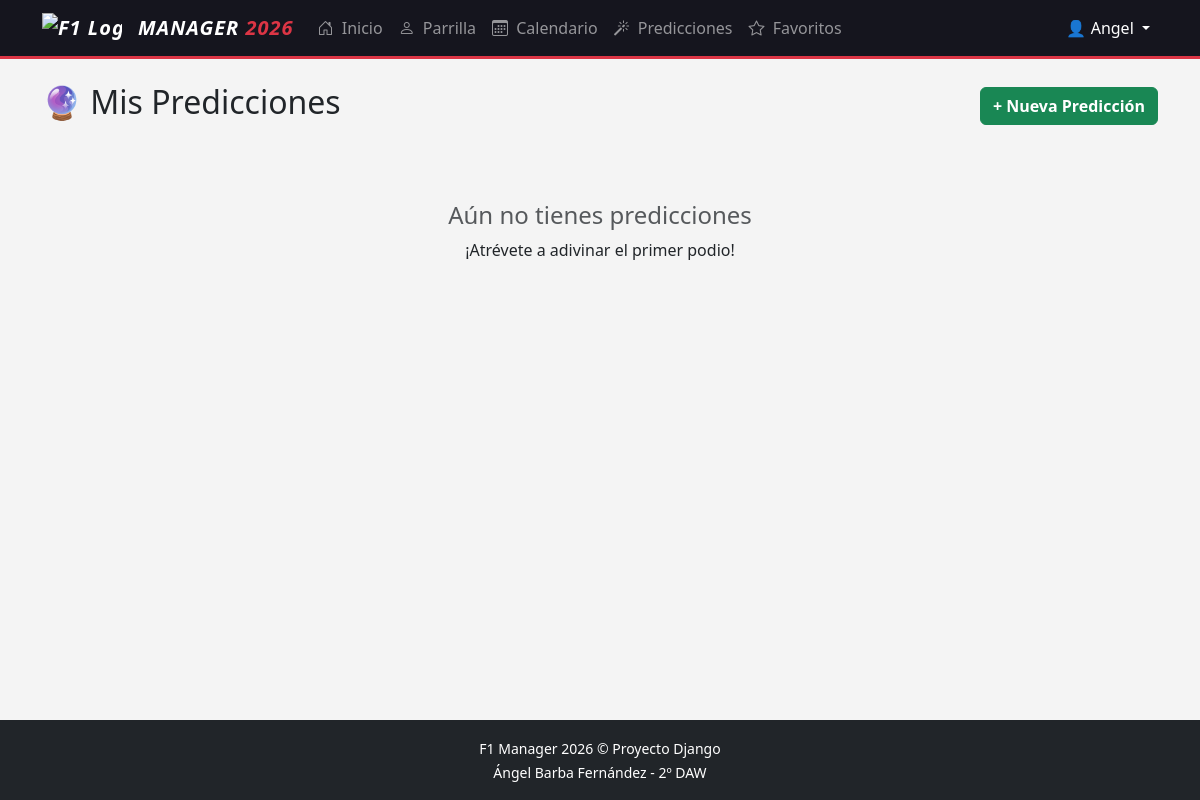
The page /predicciones/ (signed in) on the database as committed earlier.
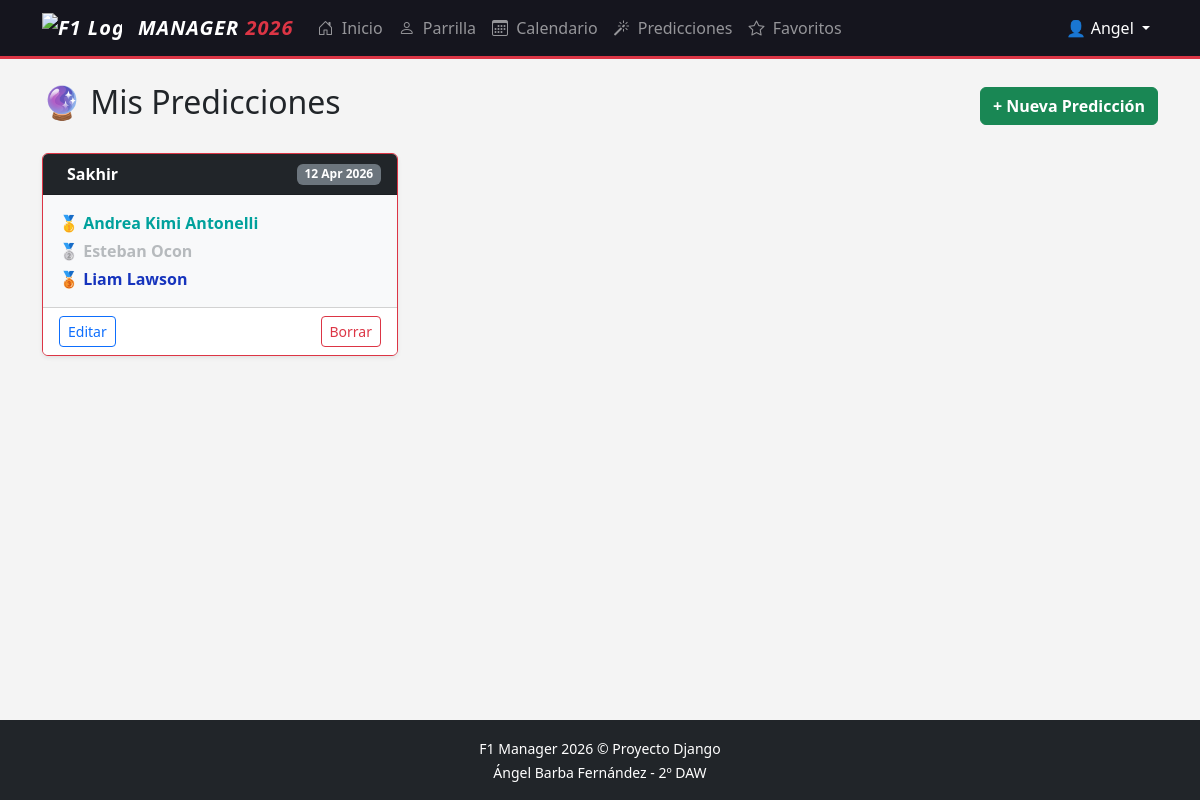
The same page on the database as committed later.
### core/models.py (models this page shows, shortened)
class Prediccion(models.Model):
    user = models.ForeignKey(User, on_delete=models.CASCADE)
    circuito = models.ForeignKey(Circuito, on_delete=models.CASCADE)
    primero = models.ForeignKey(Piloto, on_delete=models.CASCADE, related_name='prediccion_primero')
    segundo = models.ForeignKey(Piloto, on_delete=models.CASCADE, related_name='prediccion_segundo')
    tercero = models.ForeignKey(Piloto, on_delete=models.CASCADE, related_name='prediccion_tercero')
    fecha_creacion = models.DateTimeField(auto_now_add=True)
    class Meta:
        unique_together = ('user', 'circuito')

class Circuito(models.Model):
    nombre = models.CharField(max_length=100, unique=True)  # Unicidad: no puede haber dos circuitos con el mismo nombre
    pais = models.CharField(max_length=50)
    codigo_pais = models.CharField(max_length=2, default="xx")
    longitud_km = models.FloatField()
    vueltas = models.IntegerField()
    fecha = models.DateField()  # Necesario para la regla: no permitir predicciones en carreras finalizadas

class Piloto(models.Model):
    nombre = models.CharField(max_length=100)
    numero = models.IntegerField()
    codigo_pais = models.CharField(max_length=2, default="xx", help_text="Código ISO de 2 letras (es, gb, fr...)")
    escuderia = models.ForeignKey(Escuderia, on_delete=models.PROTECT)
    pais = models.CharField(max_length=50)
    class Meta:
        unique_together = ('nombre', 'numero')

### core/views.py (the view)
# urls.py: path('predicciones/', views.lista_predicciones, name='lista_predicciones'),
@login_required
def lista_predicciones(request):
    predicciones = Prediccion.objects.filter(user=request.user).select_related('circuito').order_by('circuito__fecha')
    return render(request, 'core/lista_predicciones.html', {'predicciones': predicciones, 'hoy': date.today()})

### core/templates/core/lista_predicciones.html (shortened to what this page needs)
{% extends 'core/base.html' %}
{% block content %}
<div class="d-flex justify-content-between align-items-center mb-4">
    <h2>🔮 Mis Predicciones</h2>
    <a href="{% url 'crear_prediccion' %}" class="btn btn-success fw-bold">+ Nueva Predicción</a>
</div>
<div class="row">
    {% for p in predicciones %}
    <div class="col-md-6 col-lg-4 mb-4">
        <div class="card shadow-sm h-100 {% if p.circuito.fecha <= hoy %}border-secondary{% else %}border-danger{% endif %}">
            <div class="card-header bg-dark text-white d-flex align-items-center justify-content-between">
                <div>
                    <strong>{{ p.circuito.nombre }}</strong>
                </div>
                <span class="badge bg-secondary">{{ p.circuito.fecha|date:"d M Y" }}</span>
            </div>
            <div class="card-body bg-light">
                <p class="mb-1">🥇 <span class="fw-bold" style="color: {{ p.primero.escuderia.color }}">{{ p.primero.nombre }}</span></p>
                <p class="mb-1">🥈 <span class="fw-bold" style="color: {{ p.segundo.escuderia.color }}">{{ p.segundo.nombre }}</span></p>
                <p class="mb-0">🥉 <span class="fw-bold" style="color: {{ p.tercero.escuderia.color }}">{{ p.tercero.nombre }}</span></p>
            </div>
            <div class="card-footer bg-white d-flex justify-content-between">
                {% if p.circuito.fecha > hoy %}
                    <a href="{% url 'editar_prediccion' p.id %}" class="btn btn-sm btn-outline-primary">Editar</a>
                    <a href="{% url 'borrar_prediccion' p.id %}" class="btn btn-sm btn-outline-danger">Borrar</a>
                {% else %}
                    <span class="badge bg-danger w-100">Carrera Finalizada (Bloqueada)</span>
                {% endif %}
            </div>
        </div>
    </div>
    {% empty %}
    <div class="col-12 text-center py-5">
        <h4 class="text-muted">Aún no tienes predicciones</h4>
        <p>¡Atrévete a adivinar el primer podio!</p>
    </div>
    {% endfor %}
</div>
{% endblock %}

Rows that differ between the two databases and show on the page:
added Prediccion: circuito.nombre "Sakhir", circuito.fecha "12 Apr 2026", primero.nombre "Andrea Kimi Antonelli", segundo.nombre "Esteban Ocon", tercero.nombre "Liam Lawson", shows "Editar"
Other text that changed with them:
text no longer shown: "Aún no tienes predicciones ¡Atrévete a adivinar el primer podio!"
